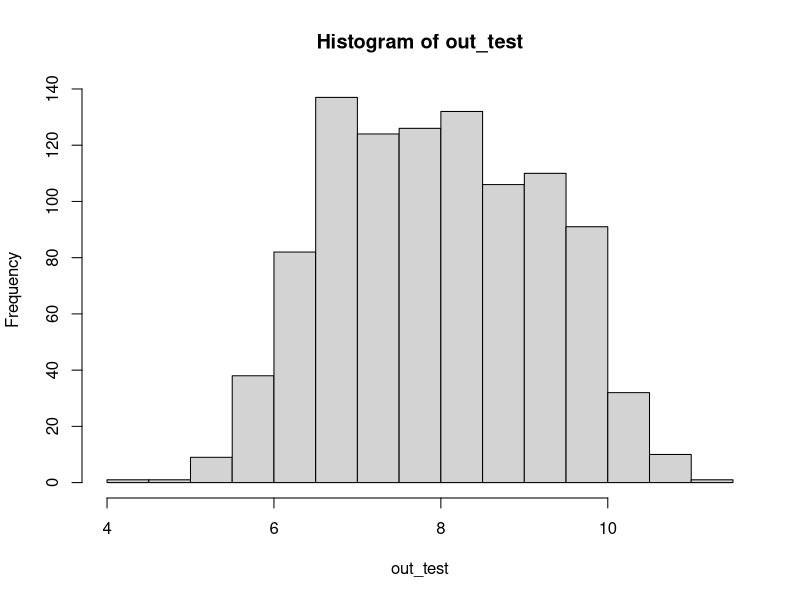
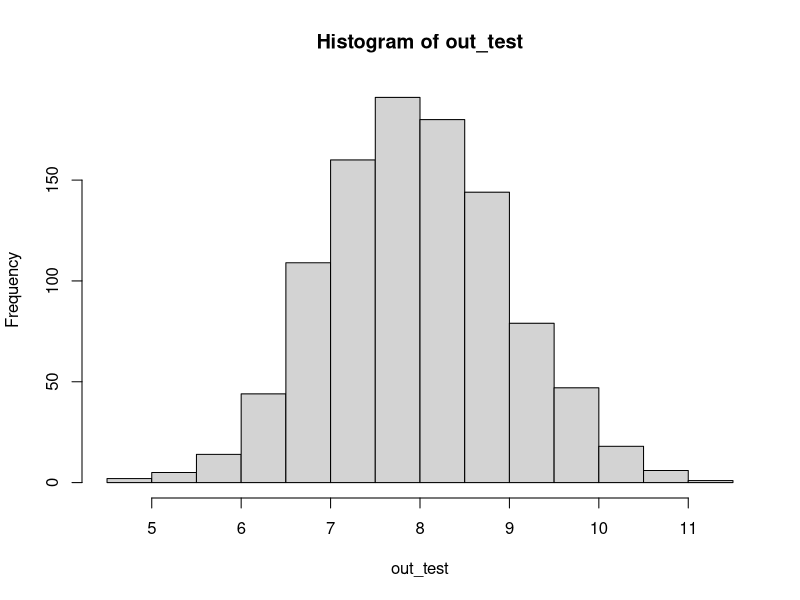
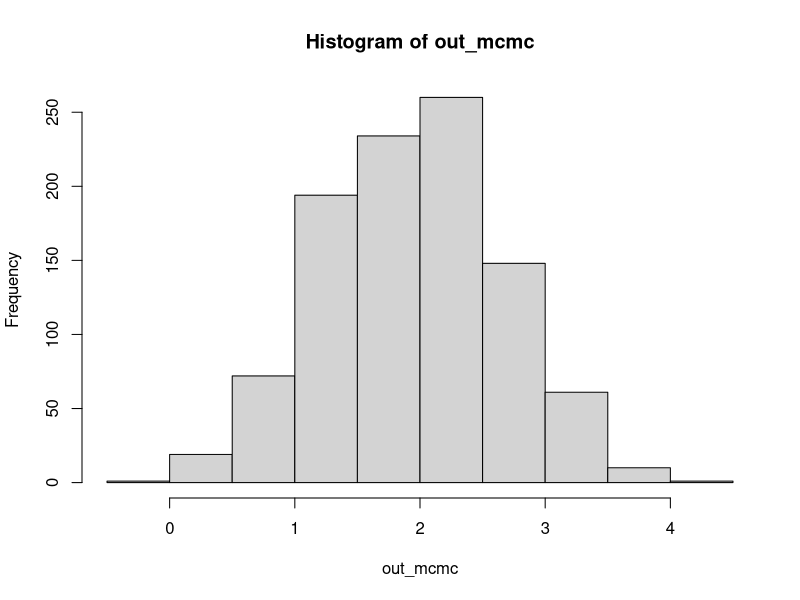
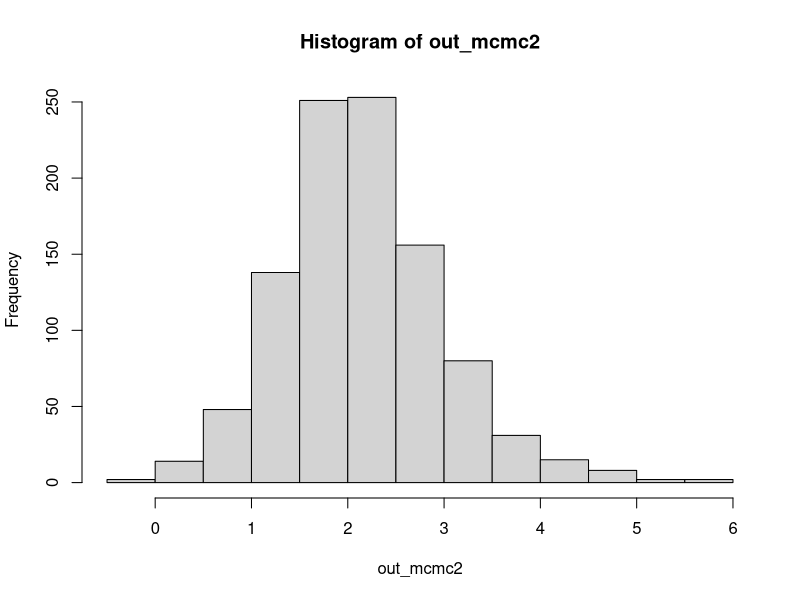

Write the R code that produced these figures, in order.
## ---- chunk 1
knitr::opts_chunk$set(echo = TRUE, include = TRUE, warning = FALSE, message = FALSE)
## ---- chunk 2
suppressPackageStartupMessages(library(tidyverse))
## ---- chunk 3
sample_icdf <- function(icdf, s_size) {
  U <- runif(s_size, min = 0, max = 1) # take s_size samples form  U~(0,1)
  I <- icdf(U)
  return(I)
}
inverse_cdf <- function(x) qnorm(x, 10, 2)

out_test <- sample_icdf(inverse_cdf, 100)

length(out_test) == 100
is.vector(out_test)
## ---- chunk 4
# we have a pdf but don't know cdf, so use accept/reject method to generate random samples
# from our distribution
# REVIEW SLIDE 22 FOR PSEUDOCODE
# pdf_test <- dnorm(qnorm(runif(100,0,1)))
# sample_reject <- function(d_lower, d_upper, s_size){
#   out <- c()
#   while (length(out) < s_size){
#   si <- runif(1,d_lower,d_upper) # draw random sample si along x
#   ui <- runif(1,0,1) # draw random sample ui
#   f_si <- dnorm(si, mean = 8, sd=1.2) # get pdf value for si, ie f(si)
#   M_g_si <- 5*dunif(si, d_lower, d_upper) #how to get the value for M?
#   p_acc <- f_si/M_g_si
#   if (ui <= p_acc){
#     out <- append(out, ui)
#     print(out)
#   }
#   return(out)
#   }
# }
# test <- sample_reject(d_lower = 0, d_upper = 112, s_size=10000)

# Keeping code below so I can go back and review what I was attempting.
# test_func works
# test_func <- function(dlow, dup, ssize){
#   accepted = c()
# while (length(accepted) < ssize){
#   s_i = runif(1,dlow,dup)
#   f_si = dnorm(s_i, 8, 1.2)
#   # print(paste0("f_si is ", f_si))
#   M_g_si = 1.7*dunif(s_i,dlow,dup)
#   # print(paste0("M_g_si is ", M_g_si))
#   accept_prob = f_si / M_g_si
#   # print(paste0("accept prob is ", accept_prob))
#   u_i = runif(1,0,1)
#   print(paste0("u_i is ", u_i))
#   if (u_i <= accept_prob){
#     print(paste0("ui is: ", u_i))
#     print(paste0("accept_prob is: ", accept_prob))
#     accepted = append(accepted, s_i)
#     print(tail(accepted))
#   }
# }
#   return(accepted)
# }
#
# tf <- test_func(dlow=1,dup=15,ssize=1000)
# hist(tf)

#### try adapting Ben's example and adding in candidate dist
sample_reject <- function(in_dist, dlow, dup, ssize) {
  accepted <- c()
  while (length(accepted) < ssize) {
    s_i <- runif(1, dlow, dup)
    f_si <- in_dist(x = s_i)
    # print(paste0("f_si is ", f_si))
    M_g_si <- 1.7 * dunif(s_i, dlow, dup)
    # print(paste0("M_g_si is ", M_g_si))
    accept_prob <- f_si / M_g_si
    # print(paste0("accept prob is ", accept_prob))
    u_i <- runif(1, 0, 1)
    # print(paste0("u_i is ", u_i))
    if (u_i <= accept_prob) {
      # print(paste0("u_i is: ", u_i))
      # print(paste0("accept_prob is: ", accept_prob))
      accepted <- append(accepted, s_i)
      # print(tail(accepted))
    }
  }
  return(accepted)
}
dfn <- function(x) dnorm(x, mean = 8, sd = 1)

out_test <- sample_reject(dfn, dlow = 1, dup = 15, ssize = 1000)
hist(out_test)
length(out_test) == 1000
is.vector(out_test)
## ---- chunk 5
# modified Exercise 2 with a calc for M in function

sample_reject <- function(in_dist, dlow, dup, ssize) {
  accepted <- c()
  M <- optimize(in_dist, interval = c(dlow,dup), maximum = T)$maximum
  while (length(accepted) < ssize) {
    s_i <- runif(1, dlow, dup)
    f_si <- in_dist(x = s_i)
    # print(paste0("f_si is ", f_si))
    M_g_si <- M * dunif(s_i, dlow, dup)
    # print(paste0("M_g_si is ", M_g_si))
    accept_prob <- f_si / M_g_si
    # print(paste0("accept prob is ", accept_prob))
    u_i <- runif(1, 0, 1)
    # print(paste0("u_i is ", u_i))
    if (u_i <= accept_prob) {
      # print(paste0("u_i is: ", u_i))
      # print(paste0("accept_prob is: ", accept_prob))
      accepted <- append(accepted, s_i)
      # print(tail(accepted))
    }
  }
  return(accepted)
}

# test the new and improved version of sample_reject

dfn <- function(x) dnorm(x, mean = 8, sd = 1)

out_test <- sample_reject(dfn, dlow = 1, dup = 15, ssize = 1000)
hist(out_test)
length(out_test) == 1000
is.vector(out_test)
## ---- chunk 6
# REVIEW SLIDE 29 FOR PSEUDOCODE
xi <- runif(1, 0, 1) # generate random xi starting point

targ_pdf <- function(x) dnorm(x, mean = 2, sd = 1) # define distribution function f(x), 
# ie PDF

prop <- function(xi) {
  xi + rnorm(1, 0, 1)
} # we take xi, then add a random normal to give xi + 1 (ie, our proposed new 
# sample)

steps <- 100

# try a simple while loop before putting it in a func
# accepted <- c(xi) # the initial vector includes the starting value, xi
# while (length(accepted) < steps) {
#   xstari_1 <- prop(xi) # get our proposed new sample, ie xi*+1
#   ui_1 <- runif(1, 0, 1) # get our random uniform for the accept/reject if ratio < 1
#   print(targ_pdf(xstari_1))
#   ratio <- targ_pdf(xstari_1) / targ_pdf(xi)
#   if (ratio >= 1) {
#     accepted <- append(accepted, xstari_1)
#     xi <- xstari_1
#   } else {
#     if (ratio > runif(1)) {
#       accepted <- append(accepted, xstari_1)
#     }
#   }
# }
# hist(accepted)
# above works, so put it in a func

# mcmc function
mcmc <- function(targ_pdf, prop, xi, steps) {
  accepted <- c(xi) # the initial vector includes the starting value, xi
  while (length(accepted) < steps) {
    xstari_1 <- prop(xi) # get our proposed new sample, ie xi*+1
    ui_1 <- runif(1, 0, 1) # get our random uniform for the accept/reject if ratio < 1
    ratio <- targ_pdf(xstari_1) / targ_pdf(xi)
    if (ratio >= 1) {
      accepted <- append(accepted, xstari_1)
      xi <- xstari_1
    } else {
      if (ratio > runif(1)) {
        accepted <- append(accepted, xstari_1)
      }
    }
  }
  return(accepted)
}

out_mcmc <- mcmc(targ_pdf = targ_pdf, prop = prop, xi = xi, steps = 1000)
hist(out_mcmc)

# define some other target pdf from class notes and sample to test the func
df <- function(x) {
  return(.7 * dnorm(x, mean = 2, sd = 1) + .6 * dnorm(x, mean = 5, sd = 1))
}

new_xi <- 6
out_mcmc2 <- mcmc(targ_pdf = df, prop = prop, xi = new_xi, steps = 1000)
hist(out_mcmc2)
# Looks like it works, but I had to increase the magnitude of the second normal hump to test it,
# otherwise, it seemed to miss it.  Guessing this is why diagnostics are 
# important.
## ---- chunk 7
# ToDo
